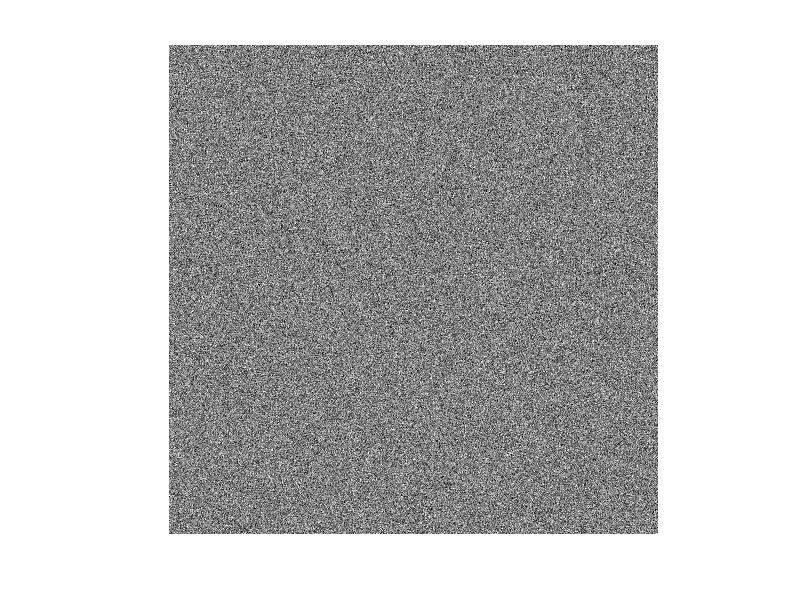

Write MATLAB code to recreate this figure. (Note: this script raises an error after producing the figure.)
clear all;

imgSize = 1000; 
for i = 1:10
   
    eval(sprintf(...
        'M%d = 127 + 42*randn(imgSize);', i));
    
    eval(sprintf(...
        'M%d = uint8(M%d) + 1;', i,i)); 
    
    figure;
    eval(sprintf(...
        'imshow(M%d);', i));
    
%    eval(sprintf(...
%        'saveas(gcf, ''stimuli/M%d'', ''bmp'');',i))

    eval(sprintf(...
        'imwrite(M%d, ''stimuli/M%d.bmp'', ''bmp'');',i,i));
    
end

close all